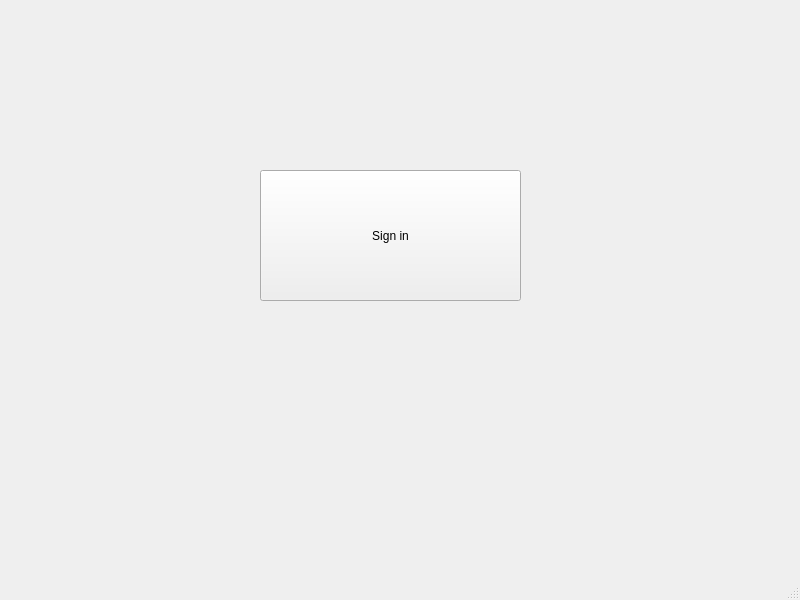
<?xml version="1.0" encoding="UTF-8"?>
<ui version="4.0">
 <class>MainWindow</class>
 <widget class="QMainWindow" name="MainWindow">
  <property name="geometry">
   <rect>
    <x>0</x>
    <y>0</y>
    <width>800</width>
    <height>600</height>
   </rect>
  </property>
  <property name="windowTitle">
   <string>MainWindow</string>
  </property>
  <widget class="QWidget" name="centralwidget">
   <widget class="QPushButton" name="pushButton">
    <property name="geometry">
     <rect>
      <x>260</x>
      <y>170</y>
      <width>261</width>
      <height>131</height>
     </rect>
    </property>
    <property name="text">
     <string>Sign in</string>
    </property>
   </widget>
  </widget>
  <widget class="QMenuBar" name="menubar">
   <property name="geometry">
    <rect>
     <x>0</x>
     <y>0</y>
     <width>800</width>
     <height>23</height>
    </rect>
   </property>
  </widget>
  <widget class="QStatusBar" name="statusbar"/>
 </widget>
 <resources/>
 <connections/>
</ui>
